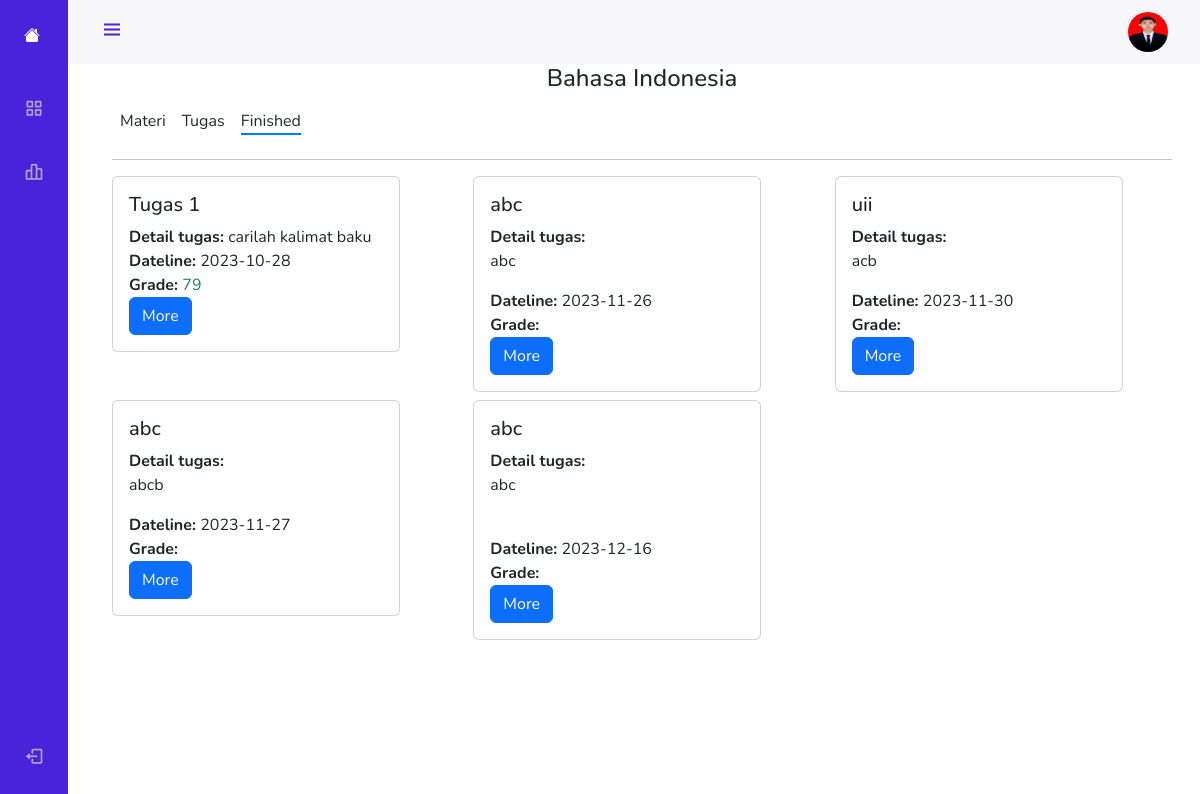
/finished.php?course=1&material=Bahasa Indonesia (signed in), run on the app's committed database.
### tables this page shows
CREATE TABLE `users` (
  `id_user` int(11) NOT NULL,
  `username` varchar(50) NOT NULL,
  `email` varchar(100) NOT NULL,
  `password` varchar(100) NOT NULL,
  `role` varchar(10) NOT NULL,
  `photo` varchar(100) DEFAULT NULL
);

CREATE TABLE `assignment` (
  `AssignmentID` int(11) NOT NULL,
  `deskripsi` text DEFAULT NULL,
  `file_path` varchar(255) DEFAULT NULL,
  `SubmissionDate` date DEFAULT NULL,
  `UserID` int(11) NOT NULL,
  `assigment` int(11) NOT NULL,
  `Course` int(11) DEFAULT NULL,
  `Grade` int(11) DEFAULT NULL
);

CREATE TABLE `upload_assignment` (
  `upload_id` int(11) NOT NULL,
  `courseID` int(11) DEFAULT NULL,
  `Title` text DEFAULT NULL,
  `deksripsi` text DEFAULT NULL,
  `file_path` varchar(255) DEFAULT NULL,
  `upload_time` timestamp NOT NULL DEFAULT current_timestamp(),
  `Deadline` date DEFAULT NULL
);

### finished.php (the view, shortened to what this page needs)
<?php
require 'function.php';
$idCourse = null;
$idUser = $_SESSION['user_id'];
if (isset($_GET["course"])) {
  $idCourse = $_GET["course"];
  $idCourse = intval($idCourse);
} elseif (isset($_COOKIE["course"])) {
  $idCourse = $_COOKIE["course"];
}
if ($idCourse !== null) {
  $photoQuery = "SELECT photo FROM users WHERE id_user = $idUser";
  $photoResult = $conn->query($photoQuery);
  $photoRow = $photoResult->fetch_assoc();
  $image = $photoRow['photo'];
  $query = "SELECT assignment.*, course.CourseID, course.CourseName, upload_assignment.upload_id, upload_assignment.Title AS JUDULTUGAS, upload_assignment.deksripsi AS DEKSRIPSITUGAS, upload_assignment.Deadline AS DEADLINE, course_master.id_nameCourse, course_master.Name_Course AS COURSE
FROM assignment
INNER JOIN course ON assignment.Course = course.CourseID
INNER JOIN course_master ON course.CourseName = course_master.id_nameCourse
INNER JOIN upload_assignment ON assignment.assigment = upload_assignment.upload_id
WHERE assignment.Course= $idCourse AND assignment.UserID = $idUser";
  $result = $conn->query($query);
  $resultArray = $result->fetch_all(MYSQLI_ASSOC);
} else {
  echo "Error: COURSE is not set.";
}
?>
<!DOCTYPE html>
<html lang="en">
<head>
  <link rel="stylesheet" href="https://cdn.jsdelivr.net/npm/bootstrap@5.2.3/dist/css/bootstrap.min.css">
  <link rel="stylesheet" href="https://cdn.jsdelivr.net/npm/boxicons@latest/css/boxicons.min.css">
  <link rel="stylesheet" href="https://cdn.jsdelivr.net/npm/bootstrap-icons@1.11.1/font/bootstrap-icons.css">
  <link rel="stylesheet" href="css/style.css">
</head>
<body id="body-pd">
  <header class="header" id="header">
    <div class="header_toggle"> <i class='bx bx-menu' id="header-toggle"></i> </div>
    <div class="header_img"> <img src="<?= $image ?: 'https://via.placeholder.com/150' ?>" class="img-fluid" alt=""></div>
  </header>
  <div class="l-navbar" id="nav-bar">
    <nav class="nav">
      <div><a href="#" class="nav_logo text-white"><i class="bi bi-house-fill"></i><span class="nav_logo-name">RBC - LABS</span></a>
        <div class="nav_list">
          <a href="index.php" class="nav_link"> <i class='bx bx-grid-alt nav_icon'></i> <span class="nav_name">Dashboard</span> </a>
          <a href="setting.php" class="nav_link"> <i class='bx bx-bar-chart-alt-2 nav_icon'></i> <span class="nav_name">Setelan</span> </a>
        </div>
      </div>
      <a href="logout.php" class="nav_link"> <i class='bx bx-log-out nav_icon'></i> <span class="nav_name">SignOut</span> </a>
    </nav>
  </div>
  <div class="container">
    <?php if (!empty($resultArray)) : ?>
      <h4 class="text-center"><?= $_GET['material'] ?></h4>
      <div class="d-flex justify-content-start">
        <div class="p-2 m-0"><a href="subject.php?course=<?= $idCourse ?>&material=<?= $_GET['material'] ?>" class="text-dark nav-link">Materi</a></div>
        <div class="p-2 m-0"><a href="tugasSubject.php?course=<?= $idCourse ?>&material=<?= $_GET['material'] ?>" class="text-dark nav-link">Tugas</a></div>
        <div class="p-2 m-0"><a href="finished.php?course=<?= $idCourse ?>&material=<?= $_GET['material'] ?>" class="text-dark nav-link active">Finished</a></div>
      </div>
      <hr>
      <div class="row">
        <?php foreach ($resultArray as $row) : ?>
          <div class="col-md-4">
            <div class="card-deck mb-2">
              <div class="card" style="width: 18rem;">
                <div class="card-body">
                  <h5 class="card-title"><?= $row['JUDULTUGAS'] ?></h5>
                  <p class="my-0"><b>Detail tugas: </b><?= $row['DEKSRIPSITUGAS'] ?></p>
                  <p class="my-0"><b>Dateline: </b><?= $row['DEADLINE'] ?></p>
                  <?php
                  $currentDate = date('Y-m-d');
                  $deadlinePassed = $currentDate > $row['DEADLINE'];
                  ?>
                  <?php if ($deadlinePassed) : ?>
                    <p class="my-0">
                      <b>Grade: </b>
                      <span class="<?= $row['Grade'] >= 60 ? 'text-success' : 'text-danger'; ?>">
                        <?= $row['Grade'] ?>
                      </span>
                    </p>
                  <?php endif; ?>
                  <a href="detail_finished.php?assigment=<?= $row['assigment'] ?>&material=<?= $_GET['material'] ?>" class="btn btn-primary">More</a>
                </div>
              </div>
            </div>
          </div>
        <?php endforeach; ?>
      <?php else : ?>
        <p class="text-center">No finished tasks.</p>
      <?php endif; ?>
      </div>
  </div>
</body>
</html>

### css/style.css (style rules this page uses)
:root { --header-height: 3rem; --nav-width: 68px; --first-color: #4723D9; --first-color-light: #AFA5D9; --white-color: #F7F6FB; --body-font: 'Nunito', sans-serif; --normal-font-size: 1rem; --z-fixed: 100 }
body { position: relative; margin: var(--header-height) 0 0 0; padding: 0 1rem; font-family: var(--body-font); font-size: var(--normal-font-size); transition: .5s }
a { text-decoration: none }
.header { width: 100%; height: var(--header-height); position: fixed; top: 0; left: 0; display: flex; align-items: center; justify-content: space-between; padding: 0 1rem; background-color: var(--white-color); z-index: var(--z-fixed); transition: .5s }
.header_toggle { color: var(--first-color); font-size: 1.5rem; cursor: pointer }
.header_img { width: 35px; height: 35px; display: flex; justify-content: center; border-radius: 50%; overflow: hidden }
.header_img img { width: 40px }
.l-navbar { position: fixed; top: 0; left: -30%; width: var(--nav-width); height: 100vh; background-color: var(--first-color); padding: .5rem 1rem 0 0; transition: .5s; z-index: var(--z-fixed) }
.nav { height: 100%; display: flex; flex-direction: column; justify-content: space-between; overflow: hidden }
.nav_logo, .nav_link { display: grid; grid-template-columns: max-content max-content; align-items: center; column-gap: 1rem; padding: .5rem 0 .5rem 1.5rem }
.nav_logo { margin-bottom: 2rem }
.nav_link { position: relative; color: var(--first-color-light); margin-bottom: 1.5rem; transition: .3s }
.nav_icon { font-size: 1.25rem }
.active { color: var(--white-color) }
.active::before { content: ''; position: absolute; left: 0; width: 2px; height: 32px; background-color: var(--white-color) }
.nav_logo { color: white !important; }
.nav_logo, .nav_logo.active, .nav_logo:hover { color: white !important; }
@media screen and (min-width: 768px) { body { margin: calc(var(--header-height) + 1rem) 0 0 0; padding-left: calc(var(--nav-width) + 2rem) } }
@media screen and (min-width: 768px) { .header { height: calc(var(--header-height) + 1rem); padding: 0 2rem 0 calc(var(--nav-width) + 2rem) } }
@media screen and (min-width: 768px) { .header_img { width: 40px; height: 40px } }
@media screen and (min-width: 768px) { .header_img img { width: 45px } }
@media screen and (min-width: 768px) { .l-navbar { left: 0; padding: 1rem 1rem 0 0 } }

### finished.php (style rules this page uses)
.nav-link.active { border-bottom: 2px solid #007bff !important; }

### data on the page
users: photo (picture)
assignment: assigment.Title "Tugas 1", assigment.deksripsi "carilah kalimat baku", assigment.Deadline "2023-10-28", Grade "79"
assignment: assigment.Title "abc", assigment.deksripsi "abc", assigment.Deadline "2023-11-26"
assignment: assigment.Title "uii", assigment.deksripsi "acb", assigment.Deadline "2023-11-30"
assignment: assigment.Title "abc", assigment.deksripsi "abcb", assigment.Deadline "2023-11-27"
assignment: assigment.Title "abc", assigment.deksripsi "abc", assigment.Deadline "2023-12-16"

### other printed values
$_GET['material'] "Bahasa Indonesia"
